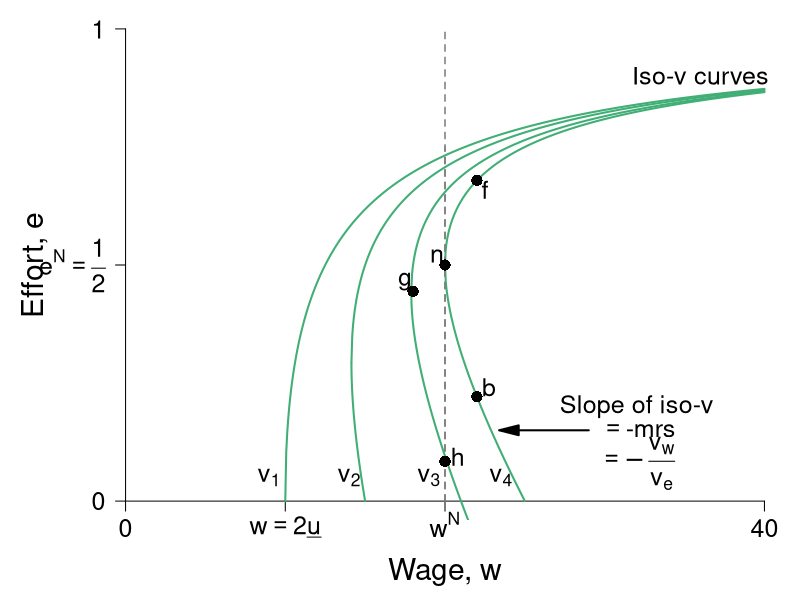

This chart was generated by the following R code:
require(shape)
pdf(file = "employment/employment_brf_pc_leftpanelv2.pdf", width = 9, height = 7)

#Set parameters for graphics
axislabelsize <- 1.8
labelsize <- 1.5
namesize <- 1.8
annotatesize <- 1.5
graphlinewidth <- 2
segmentlinewidth <- 1.5

COL <- c("#7fc97f", "#beaed4", "#fdc086", "#ffff99", "#386cb0", "#f0027f", "#bf5b17", "#666666")
COLA <- c("#e0f3db", "#99d8c9","#66c2a4","#41ae76", "#238b45", "#005824")
COLB <- c("#c6dbef", "#4eb3d3", "#2b8cbe", "#0868ac","#084081")
COLC <- c("#fcfbfd", "#efedf5", "#dadaeb", "#bcbddc", "#9e9ac8", "#807dba", "#6a51a3", "#54278f", "#3f007d")
grays <- gray.colors(25, start = 1, end = 0)

#The equation is below when v = 0. See Wolfram Alpha output. 
isov <- function(p, delta = 5) {
  (p - delta)/p
}

isovhigh1 <- function(p, delta = 5, v = 5){
  (sqrt(p^2 - 4 * delta * v) - p + 2*v)/( 2 * v )
}

isovlow1 <- function(p, delta = 5, v = 5){
  (-sqrt(p^2 - 4 * delta * v) - p + 2*v)/( 2 * v )
}

isovhigh2 <- function(p, delta = 5, v = 10){
  (sqrt(p^2 - 4 * delta * v) - p + 2*v)/( 2 * v )
}

isovlow2 <- function(p, delta = 5, v = 10){
  (-sqrt(p^2 - 4 * delta * v) - p + 2*v)/( 2 * v )
}

isovhigh3 <- function(p, delta = 5, v = 15){
  (sqrt(p^2 - 4 * delta * v) - p + 2*v)/( 2 * v )
}

isovlow3 <- function(p, delta = 5, v = 15){
  (-sqrt(p^2 - 4 * delta * v) - p + 2*v)/( 2 * v )
}

isovhigh4 <- function(p, delta = 5, v = 15){
  (sqrt(p^2 - 4 * delta * v) - p + 2*v)/( 2 * v )
}

isovlow4 <- function(p, delta = 5, v = 15){
  (-sqrt(p^2 - 4 * delta * v) - p + 2*v)/( 2 * v )
}

brfFn <- function(w, delta = 5) {
  1 - (2*delta) /w
}

#This is evaluated for p = 12; q = 12/(8*sqrt(12^2 - 4*delta1*v1)) - 1/8 for the slope
#At p = 12; q = (-sqrt(12^2 - 4*v1*delta1) - 12 + 2*v1)/(2*v1) = 0.799
tangencyLine <- function(p){
  (p*(0.05))
}



#COL <- c("#bae4b3", "#74c476", "#238b45")
#COL <- c("#f7fcf0", "#e0f3db", "#ccebc5", "#a8ddb5", "#7bccc4", "#4eb3d3", "#2b8cbe", "#08589e")
COL <- c("#f7fcf5", "#e5f5e0", "#c7e9c0", "#a1d99b", "#74c476", "#41ab5d", "#238b45", "#005a32")
par(mar =  c(4, 5, .5, .5))

xlims <- c(0, 40)
ylims <- c(0, 1)

plot(0, 0, xlim = xlims, ylim = ylims, type = "n",
     xlab = "",
     ylab = "",
     xaxt = "n", yaxt = "n", cex.lab = axislabelsize, bty = "n")

mtext(expression(paste("Wage, ", w)), side=1, line = 2.5, cex = axislabelsize)
text(-5.7, ylims[2] - 0.5*(ylims[2] - ylims[1]), expression(paste("Effort, ", e)), xpd = TRUE, cex = axislabelsize, srt = 90) 


npts <- 500 
npts2 <- 501
#Specify the sequences of points for graphing. 
xx0 <- seq(5, xlims[2], length.out = npts)
xx1 <- seq(10, xlims[2], length.out = npts)
xx2 <- seq(xlims[1], 15, length.out = npts)
xx3 <- seq(10, xlims[2], length.out = npts2)
xx4 <- seq(xlims[1], 10, length.out = npts2)
#For below, I solved sqrt(p^2 - 200) - p + 200/p = 0, getting p = 10*sqrt(2) = 14.14214
xx5 <- seq(14.14214, xlims[2], length.out = npts2)
xx6 <- seq(14.14214, 15, length.out = npts2)


xx7 <- seq(17.889, xlims[2], length.out = npts2)
xx8 <- seq(14.5, 22, length.out = npts2)

xx9 <- seq(20, xlims[2], length.out = npts2)
xx10 <- seq(xlims[1], 25, length.out = npts2)

#Customize ticks and labels for the plot
ticksy <- c(0, 0.5, 1)
ylabels <- c(0, expression(paste(e^N == frac(1,2))), 1)
ticksx <- c(0, 10, 20, 40)
xlabels <- c(0, expression(paste(w == 2*underline("u"))), expression(paste(w^N)) , 40)
axis(1, at = ticksx, pos = 0, labels = xlabels, cex.axis = labelsize)
axis(2, at = ticksy, pos = 0, labels = ylabels, las = 1, cex.axis = labelsize)

#Annotation of the three graphs and the NE

# text(3.4, 0.05, expression(paste(v[0] == z)), cex = annotatesize)
text(9.0, 0.05, expression(paste(v[1])), cex = annotatesize)
text(14, 0.05, expression(paste(v[2])), cex = annotatesize)
text(19, 0.05, expression(paste(v[3])), cex = annotatesize)
text(23.5, 0.05, expression(paste(v[4])), cex = annotatesize)
#text(21, 0.48, expression(paste("n")), cex = annotatesize)
#text(33, 0.58, expression(paste("Best-response function")), cex = annotatesize)
text(36, 0.9, expression(paste("Iso-v curves")), cex = annotatesize)

#Lines for the coordinates of the Nash equilbrium
#segments(10, 0, 10, 0.175, lty = 2, col = grays[22], lwd = segmentlinewidth)
segments(20, 0, 20, ylims[2], lty = 2, col = grays[20], lwd = segmentlinewidth)
#segments(0, 0.5, 20, 0.5, lty = 2, col = grays[20], lwd = segmentlinewidth)
#segments(14.14214, 0.15, 14.14214, 0.45, lty = 2, col = grays[22], lwd = segmentlinewidth)
#segments(17.889, 0.3, 17.889, 0.6, lty = 2, col = grays[22], lwd = segmentlinewidth)

#Draw the lines for the graphs
#lines(xx0, isov(xx0, delta = 5), col = COLA[4], lwd = graphlinewidth)
#lines(xx1, brfFn(xx1), col = COLA[5], lwd = graphlinewidth)
#lines(xx2, tangencyLine(xx2), col = "darkgrey", lwd = segmentlinewidth, lty = 2)
lines(xx3, isovhigh1(xx3, v = 5, delta = 5), col = COLA[4], lwd = graphlinewidth)
lines(xx4, isovlow1(xx4, v = 5, delta = 5), col = COLA[4], lwd = graphlinewidth)
lines(xx5, isovhigh2(xx5, v = 10, delta = 5), col = COLA[4], lwd = graphlinewidth)
lines(xx6, isovlow2(xx6, v = 10, delta = 5), col = COLA[4], lwd = graphlinewidth)
lines(xx7, isovhigh3(xx7, v = 16, delta = 5), col = COLA[4], lwd = graphlinewidth)
lines(xx8, isovlow3(xx8, v = 16, delta = 5), col = COLA[4], lwd = graphlinewidth)
lines(xx9, isovhigh4(xx9, v = 20, delta = 5), col = COLA[4], lwd = graphlinewidth)
lines(xx10, isovlow4(xx10, v = 20, delta = 5), col = COLA[4], lwd = graphlinewidth)

#Lines for the coordinates of the Nash equilbrium
#segments(5, 0, 5, 1, lty = 2, col = "darkgray", lwd = 3)
#segments(10, 0, 10, 0.2, lty = 2, col = grays[20], lwd = segmentlinewidth)
segments(20, 0, 20, 0.75, lty = 2, col = grays[20], lwd = segmentlinewidth)
#segments(0, 0.5, 20, 0.5, lty = 2, col = grays[20], lwd = segmentlinewidth)
#segments(14.14214, 0.15, 14.14214, 0.45, lty = 2, col = "darkgray", lwd = 3)
text(19.5, 0.52, expression(n), cex = labelsize)
#text(27, 0.48, expression(paste("Incomplete contract")), cex = labelsize)
#text(27, 0.43, expression(paste("Nash equilibrium")), cex = labelsize)


#Arrows and slope of iso-v label
Arrows(29, 0.15, 24, 0.15,  col = "black", lty = 1, lwd = 2, arr.type = "triangle")
text(32, 0.2, expression(paste("Slope of iso-v")), cex = labelsize)
text(32.3, 0.15, expression(paste(phantom() == "-mrs ")), cex = labelsize)
text(32, 0.08, expression(paste(phantom() == -frac(v[w], v[e]))),cex = labelsize)



#Add a point for the NE
points(20, 0.5, pch = 16, col = "black", cex = 1.5)


#segments(18.4, 0, 18.4, 0.75, lty = 2, col = grays[20], lwd = segmentlinewidth)
#segments(0, brfFn(w = 18.4), 18.4, brfFn(w = 18.4), lty = 2, col = grays[20], lwd = segmentlinewidth)
points(18, brfFn(w = 18), pch = 16, col = "black", cex = 1.5)
text(17.5, brfFn(18) + 0.02, expression(g), cex = labelsize)



#Add a point for h
#Figure out q for p = 14.14214: q = 1 - 2delta/p = 1 - (2*5)/14.14214 =  0.2928934
points(20, 0.0839422, pch = 16, col = "black", cex = 1.5)
text(20.8, 0.0939422, expression(h), cex = labelsize)

points(22, isovhigh3(22, v = 20, delta = 5), pch = 16, col = "black", cex = 1.5)
text(22 + 0.5, isovhigh3(22, v = 20, delta = 5) - 0.02, expression(f),cex = labelsize)
points(22, isovlow3(22, v = 20, delta = 5), pch = 16, col = "black", cex = 1.5)
text(22 + 0.75, isovlow3(22, v = 20, delta = 5) + 0.02, expression(b),cex = labelsize)


dev.off()
